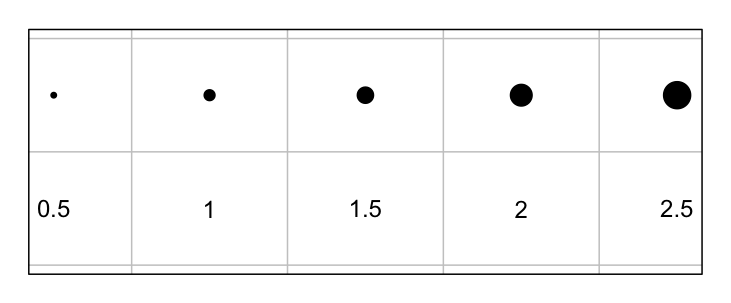

The script that drew this image:
par(mar = c(1,1,1,1))
plot(	x = 1:5,
	y = rep(2.5,5),
	ylim = c(1,3),
	cex = c(0.5,1,1.5,2,2.5),
	pch = 19,
	axes = F)
text(	x = 1:5,
	y = rep(1.5,5),
	labels = as.character(c(0.5,1,1.5,2,2.5)))
abline(h = 1:3,col = "grey")
abline(v = (1:5)+0.5,col = "grey")
box()
